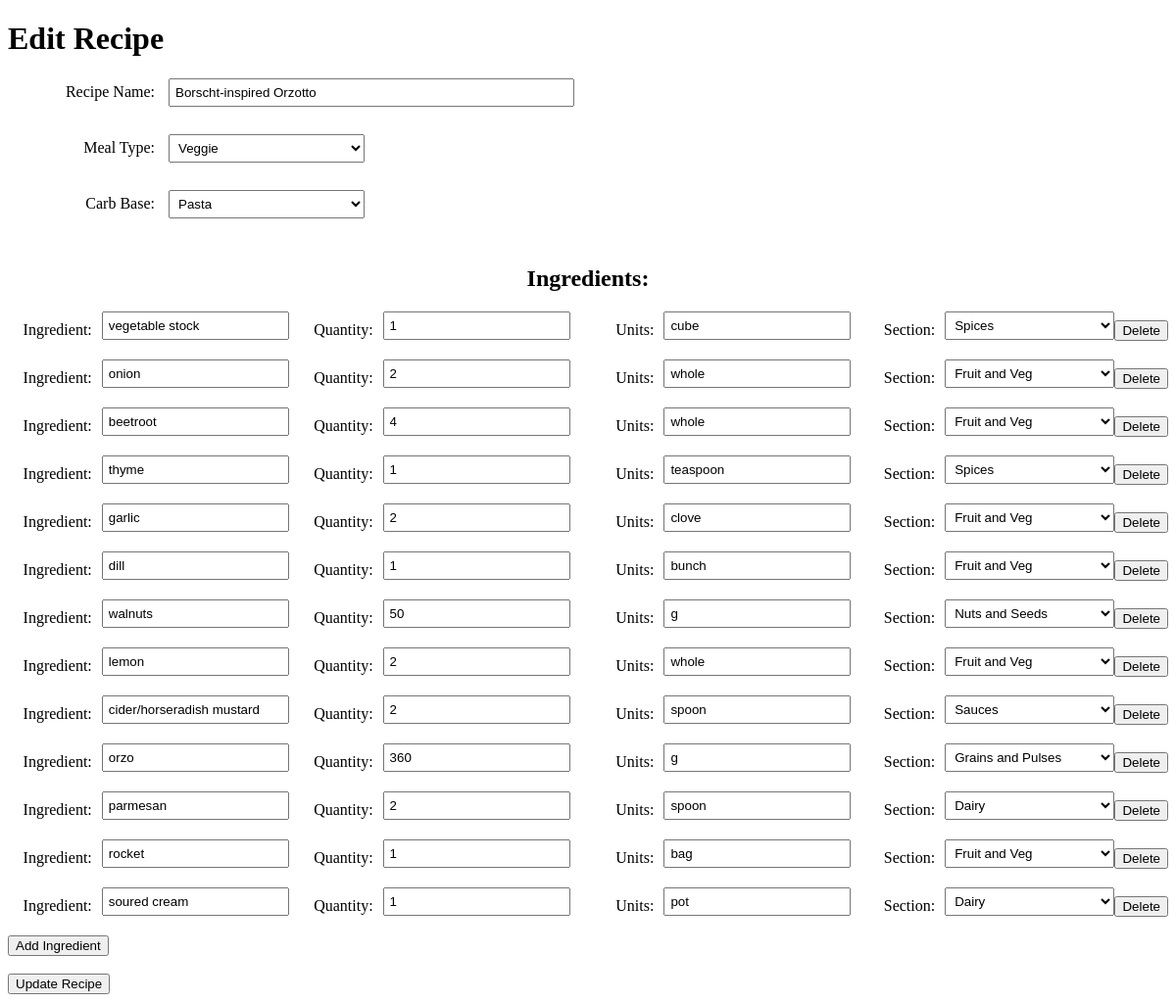
Screenshot of /edit_recipe/4 with the database file from the repository.
### db_models.py (models this page shows)
class Recipe(db.Model):
    __tablename__ = 'recipes'
    id = db.Column(db.Integer, primary_key=True, autoincrement=True)
    name = db.Column(db.String(255), nullable=False)
    category1 = db.Column(db.String(255), nullable=False)
    category2 = db.Column(db.String(255), nullable=False)

class RecipeItem(db.Model):
    __tablename__ = 'recipe_items'
    id = db.Column(db.Integer, primary_key=True, autoincrement=True)
    recipe_id = db.Column(db.Integer, db.ForeignKey('recipes.id'), nullable=False)
    item_id = db.Column(db.Integer, db.ForeignKey('items.id'), nullable=False)
    quantity = db.Column(db.Integer, nullable=False)
    recipe = db.relationship('Recipe', backref=db.backref('recipe_items', lazy=True))
    item = db.relationship('Item', backref=db.backref('recipe_items', lazy=True))

class Item(db.Model):
    __tablename__ = 'items'
    id = db.Column(db.Integer, primary_key=True, autoincrement=True)
    name = db.Column(db.String(255), nullable=False)
    unit = db.Column(db.String(255), nullable=False)
    shop_section = db.Column(db.String(255), nullable=False)

### app.py (the view, shortened to what this page needs)
@app.route('/edit_recipe/<int:id>', methods=['GET', 'POST'])
def edit_recipe(id):
    recipe = Recipe.query.get_or_404(id)
    previous_ingredients = db.session.query(Item.name, RecipeItem.quantity, Item.unit, Item.shop_section, Item.id)\
        .join(RecipeItem, Item.id == RecipeItem.item_id)\
        .filter(RecipeItem.recipe_id == id)\
        .all()
    return render_template('edit_recipe.html', ingredients = previous_ingredients, recipe = recipe.name,
                           category1 = recipe.category1, category2 = recipe.category2)

### templates/edit_recipe.html (shortened to what this page needs)
<!DOCTYPE html>
<html>
  <head>
    <link rel="stylesheet" href="{{ url_for('static', filename='add_style.css') }}">
  </head>
  <body>
    <h1>Edit Recipe</h1>
    <form method="POST">
      <label for="name">Recipe Name:</label>
      <input type="text" name="name" value="{{ recipe }}" required><br><br>
      <label for="category1">Meal Type:</label>
      <select name="category1" required>
        <option value="Veggie" {% if category1 == 'Veggie' %}selected{% endif %}>Veggie</option>
      </select><br><br>
      <label for="category2">Carb Base:</label>
      <select name="category2" required>
        <option value="Pasta" {% if category2 == 'Pasta' %}selected{% endif %}>Pasta</option>
      </select><br><br>
      <h2>Ingredients:</h2>
      <div id="ingredients">
        {% for item in ingredients %}
        <div>
          <label for="ingredient">Ingredient:</label>
          <input type="text" name="ingredients[]" value="{{ item[0] }}" required>
          <label for="quantity">Quantity:</label>
          <input type="text" name="quantities[]" value="{{ item[1] }}" required>
          <label for="units">Units:</label>
          <input type="text" name="units[]" value="{{ item[2] }}" required>
          <label for="section">Section:</label>
          <select name="shop_sections[]">
            <option value="Fruit and Veg" {% if item[3] == 'Fruit and Veg' %}selected{% endif %}>Fruit and Veg</option>
            <option value="Dairy" {% if item[3] == 'Dairy' %}selected{% endif %}>Dairy</option>
            <option value="Nuts and Seeds" {% if item[3] == 'Nuts and Seeds' %}selected{% endif %}>Nuts and Seeds</option>
            <option value="Sauces" {% if item[3] == 'Sauces' %}selected{% endif %}>Sauces</option>
            <option value="Grains and Pulses" {% if item[3] == 'Grains and Pulses' %}selected{% endif %}>Grains and Pulses</option>
            <option value="Spices" {% if item[3] == 'Spices' %}selected{% endif %}>Spices</option>
          </select><br><br>
          <button type="button" onclick="removeIngredient(this)">Delete</button>
        </div>
        {% endfor %}
      </div>
      <button type="button" onclick="addIngredient()">Add Ingredient</button><br><br>
      <input type="submit" value="Update Recipe">
    </form>
  </body>
</html>

### static/add_style.css (style rules this page uses)
label { display: inline-block; width: 150px; text-align: right; margin-right: 10px; }
input[type="text"], select { width: 200px; padding: 5px; margin-bottom: 10px; }
input[name="name"] { width: 400px; }
h2 { clear: both; text-align: center; }
#ingredients div { display: flex; align-items: center; margin-bottom: 10px; }
#ingredients label { width: 100px; margin-right: 10px }

### rows the page displays
Recipe: name "Borscht-inspired Orzotto", category1 "Veggie", category2 "Pasta"
RecipeItem: name "vegetable stock", quantity "1", unit "cube"
RecipeItem: name "onion", quantity "2", unit "whole"
RecipeItem: name "beetroot", quantity "4", unit "whole"
RecipeItem: name "thyme", quantity "1", unit "teaspoon"
RecipeItem: name "garlic", quantity "2", unit "clove"
RecipeItem: name "dill", quantity "1", unit "bunch"
RecipeItem: name "walnuts", quantity "50", unit "g"
RecipeItem: name "lemon", quantity "2", unit "whole"
RecipeItem: name "cider/horseradish mustard", quantity "2", unit "spoon"
RecipeItem: name "orzo", quantity "360", unit "g"
RecipeItem: name "parmesan", quantity "2", unit "spoon"
RecipeItem: name "rocket", quantity "1", unit "bag"
RecipeItem: name "soured cream", quantity "1", unit "pot"
